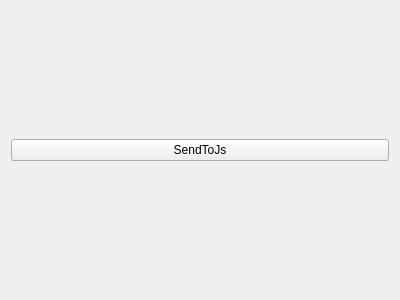
<?xml version="1.0" encoding="UTF-8"?>
<ui version="4.0">
 <class>MyProjectWidget</class>
 <widget class="QWidget" name="MyProjectWidget">
  <property name="geometry">
   <rect>
    <x>0</x>
    <y>0</y>
    <width>400</width>
    <height>300</height>
   </rect>
  </property>
  <property name="windowTitle">
   <string>MyProjectWidget</string>
  </property>
  <layout class="QVBoxLayout" name="vLayMain">
   <item>
    <widget class="QPushButton" name="btnToJs">
     <property name="text">
      <string>SendToJs</string>
     </property>
    </widget>
   </item>
  </layout>
 </widget>
 <resources/>
 <connections/>
</ui>
